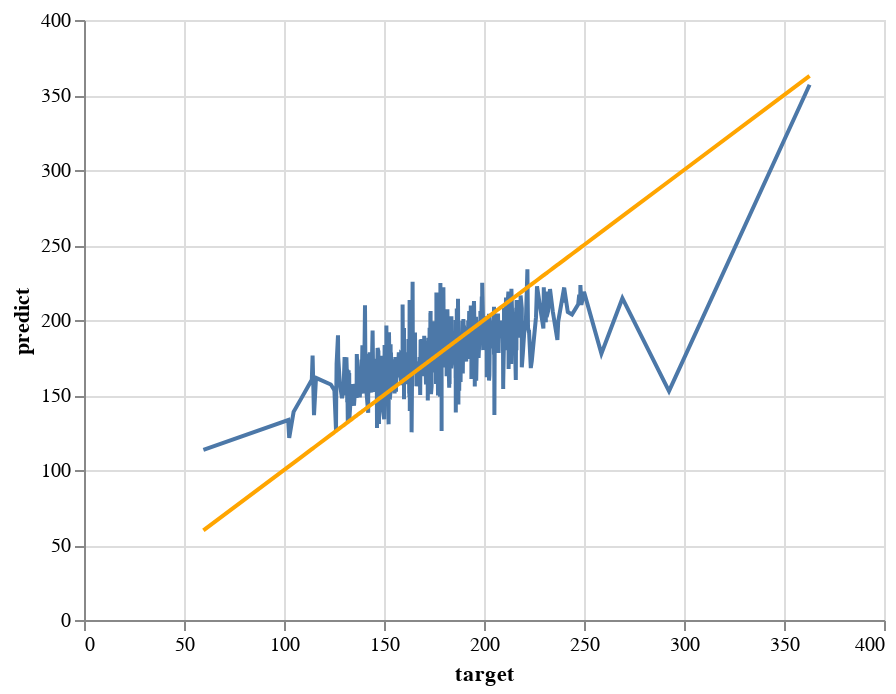

The cell this chart's notebook holds for it:
### Code cell
# Displaying the line graph of the comparison between the predicted values and actual values of the testing set.
perfect_test = alt.Chart(pd.DataFrame({'target': y_test, 'predict': y_test})).mark_line(color='orange').encode(
    x='target',
    y='predict'
)

predicted_test = alt.Chart(pd.DataFrame({'target': y_test, 'predict': y_test_predict})).mark_line().encode(
    x='target',
    y='predict'
  )

predicted_test + perfect_test

### Figure 1 — Vega-Lite specification as saved in the notebook (floating-point values rounded to 4 significant figures; data arrays with more than 128 entries replaced by an {"elided": "..."} marker saying what was removed)
{"config": {"view": {"continuousWidth": 400, "continuousHeight": 300}}, "layer": [{"data": {"name": "data-503fa94f39023a51a4fa6f48eb39b4af"}, "mark": "line", "encoding": {"x": {"field": "target", "type": "quantitative"}, "y": {"field": "predict", "type": "quantitative"}}}, {"data": {"name": "data-978b60f5d020dc202bd75faee5d86692"}, "mark": {"type": "line", "color": "orange"}, "encoding": {"x": {"field": "target", "type": "quantitative"}, "y": {"field": "predict", "type": "quantitative"}}}], "$schema": "https://vega.github.io/schema/vega-lite/v4.17.0.json", "datasets": {"data-503fa94f39023a51a4fa6f48eb39b4af": {"elided": "609 records"}, "data-978b60f5d020dc202bd75faee5d86692": {"elided": "609 records"}}}
